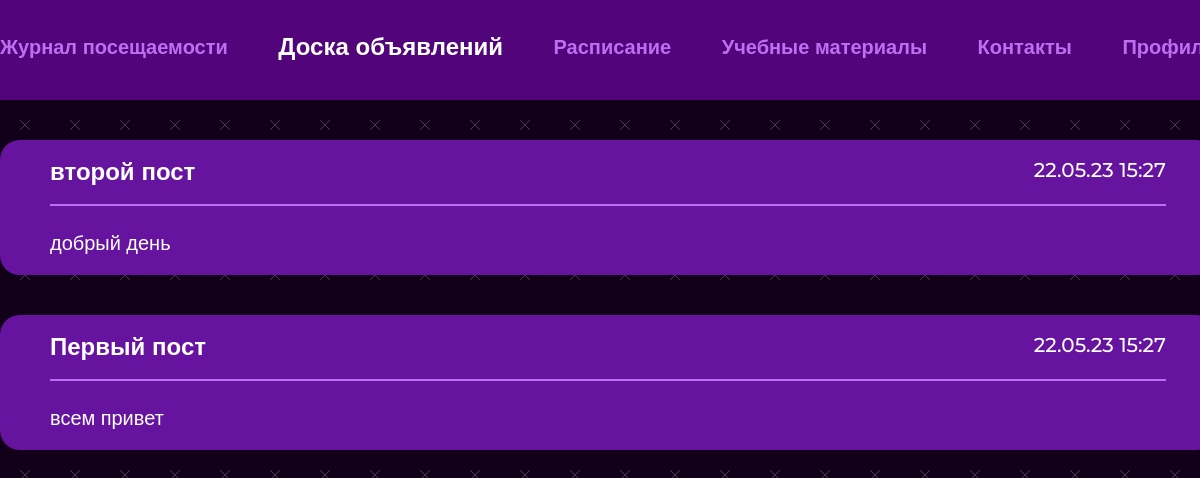
The page / (signed in) on the database its author committed.
### main/models.py (models this page shows, shortened)
class Post(models.Model):
    title = models.CharField(max_length=100)
    text = models.TextField()
    time = models.DateTimeField(auto_now_add=True)
    room = models.ForeignKey(Room, on_delete=models.CASCADE)

### main/views.py (the view)
# urls.py: path('', views.index, name='index'),
@login_required()
def index(request):
    if request.method == "POST":
        print("board post-requets")
        print("board post-requets")
    cur_student = get_student(request)
    posts = Post.objects.filter(room=cur_student.room).order_by('-time')
    contex = {
        'posts': posts,
        'navbar': 'index',
        'perm': get_perm(cur_student.permission)
    }
    return render(request, "main/index.html", context=contex)

### main/views.py (called while the page is built)
def get_student(request):
    return Student.objects.get(user=request.user)

def get_perm(permission):
    if permission == 0:
        return False
    return True

### main/templates/main/index.html (shortened to what this page needs)
{% extends 'main/base.html' %}
{% load static %}
{% block content %}
        <div class="container">
          <div class="board__container">
            {% for elem in posts %}
            <div class="board__cell">
              <div class="board__box">
                <h4 class="board__title">
                  {{ elem.title }}
                </h4>
                <p class="board__date">
                  {{ elem.time|date:"d.m.y" }} {{ elem.time|time:"H:i" }}
                </p>
              </div>
              <p class="board__text">
                  {{ elem.text }}
              </p>
            </div>
            {% endfor %}
          </div>
        </div>
{% endblock content%}

### main/static/main/css/main.css (style rules this page uses)
* { padding: 0; margin: 0; border: 0; }
*, *:before, *:after { -webkit-box-sizing: border-box; box-sizing: border-box; }
html, body { width: 100%; line-height: 1; font-size: 16px; -ms-text-size-adjust: 100%; -moz-text-size-adjust: 100%; -webkit-text-size-adjust: 100%; }
h1, h2, h3, h4, h5, h6, a { font-size: inherit; }
body { font-family: "Montserrat", sans-serif; background: url("./img/bg.jpg"); background-size: 50px; }
.container { width: 1216px; margin: 0 auto; }
.board__container { display: -webkit-box; display: -ms-flexbox; display: flex; -webkit-box-align: center; -ms-flex-align: center; align-items: center; gap: 40px; -webkit-box-orient: vertical; -webkit-box-direction: normal; -ms-flex-direction: column; flex-direction: column; }
.board__cell { padding: 20px 50px; width: 1216px; background: #66139F; border-radius: 20px; display: -webkit-box; display: -ms-flexbox; display: flex; -webkit-box-orient: vertical; -webkit-box-direction: normal; -ms-flex-direction: column; flex-direction: column; gap: 25px; }
.board__box { display: -webkit-box; display: -ms-flexbox; display: flex; -webkit-box-pack: justify; -ms-flex-pack: justify; justify-content: space-between; padding-bottom: 20px; border-bottom: 2px solid #BC6FF1; }
.board__title { font-weight: 700; font-size: 24px; color: #FFFFFF; }
.board__date { font-weight: 500; font-size: 20px; color: #FFFFFF; }
.board__text { font-weight: 500; font-size: 20px; color: #fff; line-height: 24px; }

### rows shown on the page
Post: title "второй пост", time "22.05.23", time "15:27", text "добрый день"
Post: title "Первый пост", time "22.05.23", time "15:27", text "всем привет"
